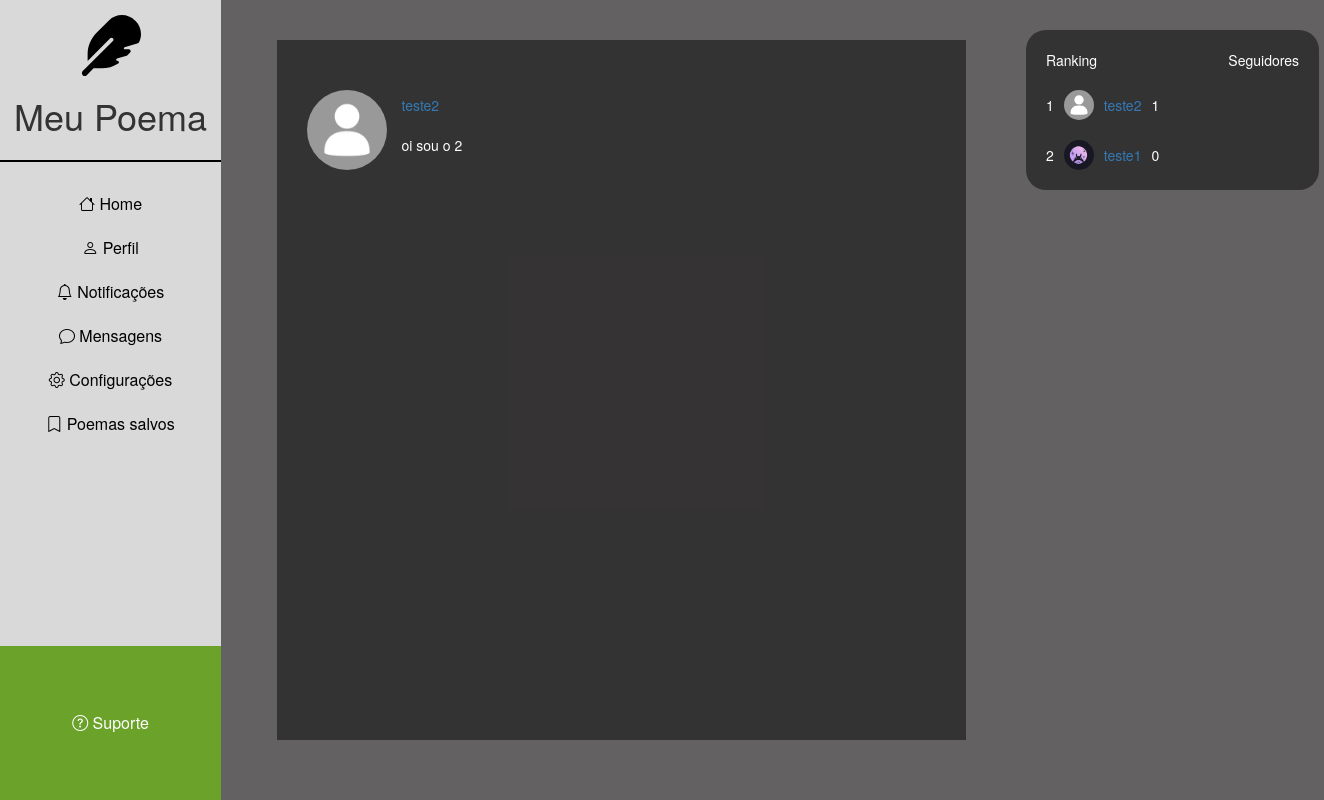
/message (signed in), run on an earlier commit of the app's database.
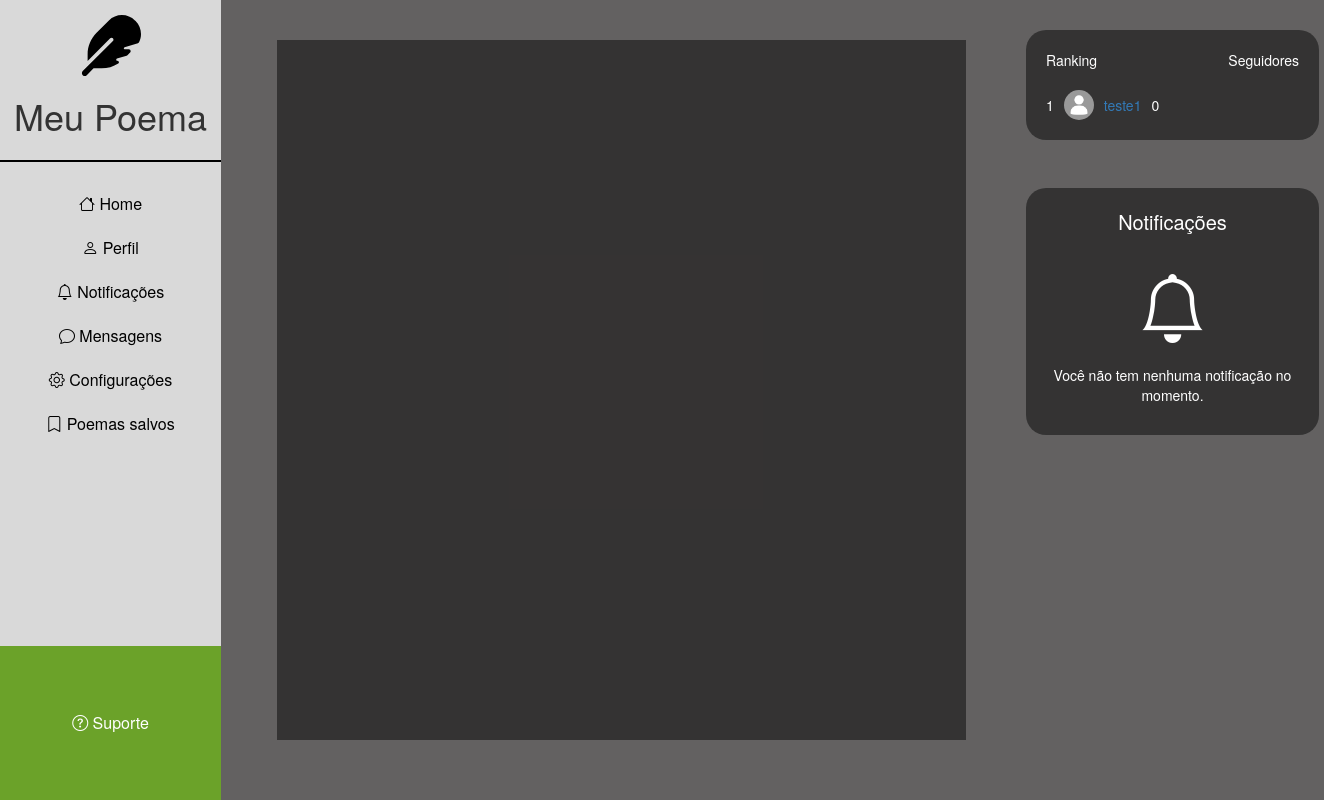
And on a later commit of the database.
### meuPoema/models.py (models this page shows)
class Messages(database.Model):
    id = database.Column(database.Integer, primary_key=True)
    sender_id = database.Column(database.Integer, database.ForeignKey('user.id'), nullable=False)
    recever_id = database.Column(database.Integer, nullable=False)
    message = database.Column(database.String(), nullable=False)
    date_created = database.Column(database.DateTime(), nullable=False, default=datetime.utcnow)

class User(database.Model, UserMixin):
    id = database.Column(database.Integer, primary_key=True)
    username = database.Column(database.String(), nullable=False)
    userUnique = database.Column(database.String(), default=lambda: "@" + uuid.uuid4().hex[:10])
    email = database.Column(database.String(), unique=True, nullable=False)
    password = database.Column(database.String(),nullable=False)
    foto_perfil = database.Column(database.String(), default='default.jpg')
    posts = database.relationship('Post', backref='author', lazy=True)
    followers = database.relationship('Follow', foreign_keys='Follow.followed_id', backref='followed', lazy=True)
    bio = database.Column(database.String(), default='Sem biografia')
    notifications = database.relationship('Notification', backref='user', lazy=True)
    configRanking = database.Column(database.Boolean(), default=False)
    configNotifications = database.Column(database.Boolean(), default=False)

### meuPoema/routes.py (the view)
@app.route("/message")
@login_required
def messagePage():
    rank = lista_rank()
    message = Messages.query.order_by(Messages.date_created.desc()).all()
    return render_template('messagePage.html', rank=rank, message=message, current_user=current_user, get_user=get_user)

### meuPoema/models.py (called while the page is built)
@login_manager.user_loader
def load_user(user_id):
    return User.query.get(int(user_id))

### meuPoema/routes.py (called while the page is built)
def lista_rank():
    rank = (database.session.query(User)
            .outerjoin(User.followers)
            .group_by(User.id)
            .order_by(func.count(User.followers).desc())
            .limit(5)
            .all())
    return rank

def get_user(user_id):
    return User.query.get(user_id)

### meuPoema/templates/messagePage.html
{% extends 'base.html' %}
{% block body %}
    <div class="messagePage">
        <div>
            {% set seen_senders = {} %}
            {% for message in message %}
                {% if message.sender_id != current_user.id and message.sender_id not in seen_senders %}
                    {% set _ = seen_senders.update({message.sender_id: true}) %}
                    <div class="messagePage-messages">
                        {% set user = get_user(message.sender_id) %}
                        <a href="{{ url_for('profile', id=user.id) }}">
                            <img src="{{ url_for('static', filename='profile_pictures/' + user.foto_perfil ) }}"
                             alt="User Image"
                             class="poemImage"
                             style="border-radius: 50%; width: 80px; height: 80px; margin-right: 15px" />
                        </a>
                        <div class="messagePage-info">
                            <a href="{{ url_for('profile', id=user.id) }}">
                                {% if user.username|length > 82 %}
                                    <strong>{{ user.username[:82] + '...' }}</strong>
                                {% else %}
                                    <p>{{ user.username }}</p>
                                {% endif %}
                            </a>
                            <a href="{{ url_for('message', sender=message.recever_id, recever=message.sender_id) }}" class="messagePage-message" style="color: white">
                                {% if message.message|length > 82 %}
                                    {{ message.message[:82] + '...' }}
                                {% else %}
                                    <p>{{ message.message }}</p>
                                {% endif %}
                            </a>
                        </div>
                    </div>
                {% endif %}
            {% endfor %}
        </div>
    </div>
{% endblock %}

### meuPoema/templates/base.html (shortened to what this page needs)
<!DOCTYPE html>
<html lang="pt-br">
<head>
    <link rel="stylesheet" href="https://cdn.jsdelivr.net/npm/bootstrap@3.4.1/dist/css/bootstrap.min.css">
    <link rel="stylesheet" href="https://cdn.jsdelivr.net/npm/bootstrap-icons@1.11.3/font/bootstrap-icons.min.css">
    <link rel="stylesheet" href="{{ url_for('static', filename='style.css') }}">
</head>
<body class="body-base">
    <div>
        {% include 'nav.html' %}
    </div>
    {% block body %}
    {%endblock%}
    <div class="rank">
        {% include 'rank.html' %}
    </div>
</body>
</html>

### meuPoema/templates/nav.html
<sidebar class="sidebar">
    <div class="top">
        <img src="{{ url_for('static', filename='feather-solid.svg')}}" alt="placeholder">
        <h1>Meu Poema</h1>
    </div>
    <hr>
    <nav class="nav">
        <p><a href="{{ url_for('home') }}"><i class="bi bi-house"></i> Home</a></p>
        {% if current_user.is_authenticated %}
            <p><a href="{{ url_for('profile', id=current_user.id) }}"><i class="bi bi-person"></i> Perfil</a></p>
            <p><a href="{{ url_for('notification') }}"><i class="bi bi-bell"></i> Notificações</a></p>
            <p><a href="{{ url_for('messagePage') }}"><i class="bi bi-chat"></i> Mensagens</a></p>
            <p><a href="{{ url_for('config') }}"><i class="bi bi-gear"></i> Configurações</a></p>
            <p><a href="/meuPoema/static"><i class="bi bi-bookmark"></i> Poemas salvos</a></p>
        {% else %}
            <p><a href="{{ url_for('signin') }}" style="color: #6BA229"><i class="bi bi-person"></i> Login</a></p>
            <p><a href="{{ url_for('signup') }}" style="color: #6BA229"><i class="bi bi-person"></i> Criar conta</a></p>
        {% endif %}
    </nav>
    <div class="suporte">
        <button>
            <i class="bi bi-question-circle"></i> Suporte
        </button>
    </div>
</sidebar>

### meuPoema/templates/rank.html
<div>
    {% if current_user.configRanking %}
    {% else %}
        <div class="followers">
            <div class="title">
                <p>Ranking</p>
                <p>Seguidores</p>
            </div>
            <div class="userRanking">
                {% for rank in rank %}
                    <div class="user">
                        <p>{{ loop.index }}</p>
                        <a href="{{  url_for('profile', id=rank.id) }}">
                            <img src="{{ url_for('static', filename='profile_pictures/' + rank.foto_perfil) }}" class="img-rank" alt="Avatar">
                        </a>
                        <a href="{{  url_for('profile', id=rank.id) }}">
                            <p id="name">{{ rank.username }}</p>
                        </a>
                        <p id="followers">{{ rank.followers|length }}</p>
                    </div>
                {% endfor %}
            </div>
        </div>
    {% endif %}
    {% if current_user.configNotifications %}
    {% else %}
        <div class="notifications">
            <p id="title-notification">Notificações</p>
            <i class="bi bi-bell"></i>
            <p id="text-notification">Você não tem nenhuma notificação no momento.</p>
        </div>
    {% endif %}
</div>

### meuPoema/static/style.css (style rules this page uses)
:root { --nav-bg: #D9D9D9; --btn-color: #6BA229; --bg: #636161; --post: rgba(41, 40, 40, 0.8); --login-color: #8B8B8B; --bg-title-login: #262626; --btn-message-color: #297ca2; --btn-report-color: #A2292B ; --btn-edit-color: #ce5e17; }
.body-base { display: grid; grid-template-columns: 221px 800px 1fr; }
.body-base { background-color: var(--bg); }
.suporte { background-color: var(--btn-color); }

What changed in the data, as far as the page shows it:
removed Messages: foto_perfil (placeholder picture), message "oi sou o 2"
removed User: username "teste2", foto_perfil (placeholder picture), followers|length "1"
changed User "teste1": foto_perfil: picture removed, a placeholder shows; configNotifications True → False (drawn)
Also different on the page:
text now shown: "Notificações Você não tem nenhuma notificação no momento."
